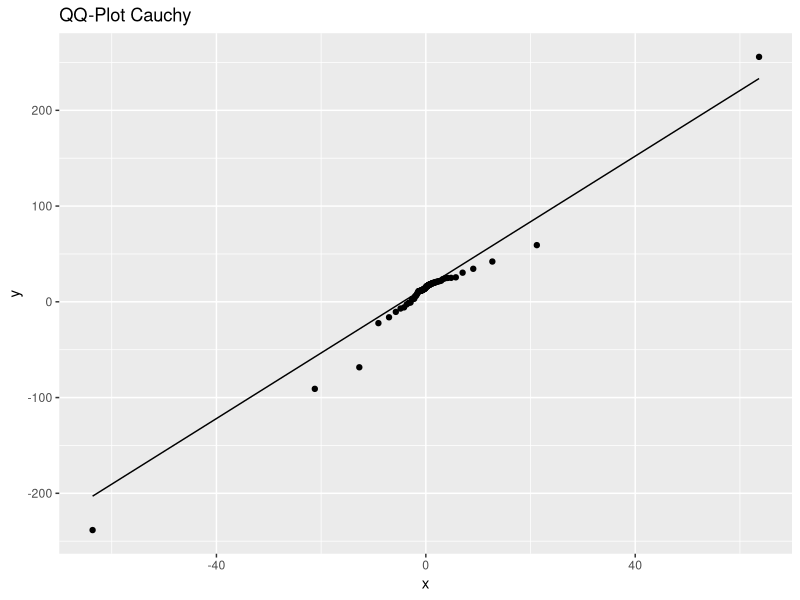
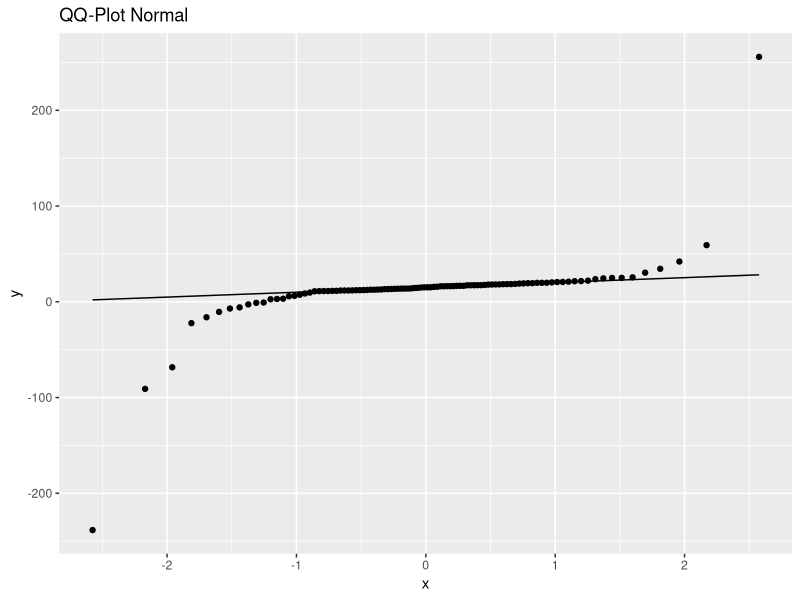
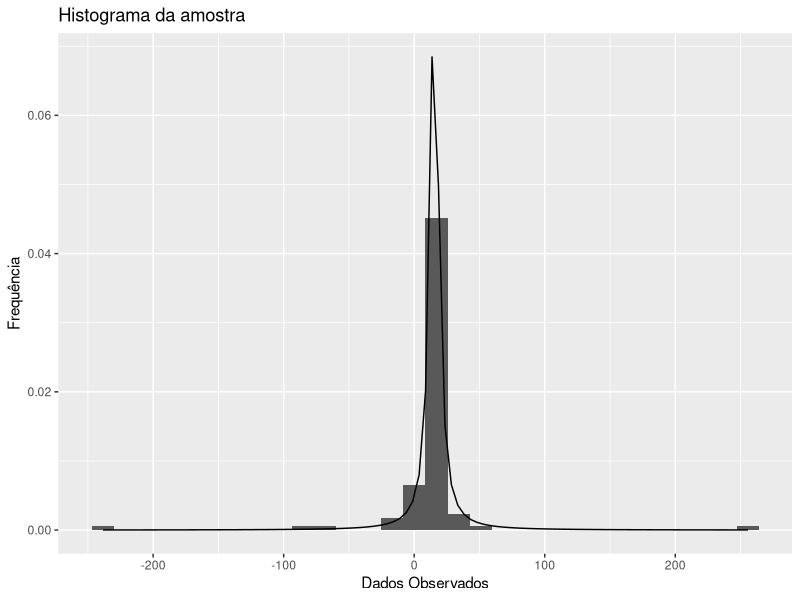
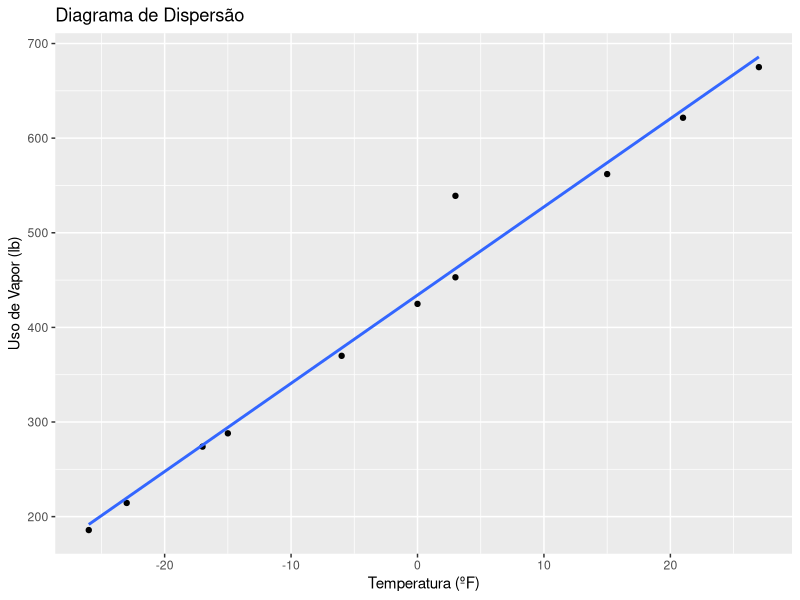

Reproduce these figures in R, in order.
library(ggplot2)
library(MASS)

# Exercício 2

x <- c(17.33,-90.91,18.49,25.03,19.88,18.51,12.39,11.24,11.78,15.15,
       12.24,-238.41,15.19,24.51,11.82,18.16,15.73,11.26,7.41,19.46,
       25.58,-22.27,16.72,17.37,17.42,13.37,12.15,13.75,24.93,34.49,
       21.66,-7.00,16.21,42.07,-2.70,14.91,16.36,14.57,15.11,12.63,
       2.96,13.24,18.68,19.22,30.43,12.87,11.40,-68.39,14.43,13.28,
       3.24,12.63,11.92,22.08,19.47,13.84,20.68,-10.52,12.78,19.03,
       16.65,16.46,2.65,13.55,15.61,59.20,11.46,17.26,18.17,21.50,
       20.31,9.63,13.84,17.94,16.35,18.40,-16.15,17.27,255.83,20.74,
       -1.08,13.67,-5.82,-0.75,21.05,16.70,23.67,11.82,6.23,17.61,
       5.83,19.83,11.14,18.06,12.11,19.83,16.20,11.03,13.99,8.70)

theta0 <- c(median(x),1) # Estimativa inicial

MV = function(x,theta0,epsilon=10^(-6), int=1000){ # Dados, estimativa inicial, erro, iterações
  n <- length(x)
  
  U <- function(t1,t2){
    U1 <- 2*sum((x-t1)/(t2^2+(x-t1)^2))
    U2 <- n/t2 - 2*sum(t2/(t2^2 + (x-t1)^2))
    return (c(U1,U2))
  }
  
  H <- function(t1,t2){
    H11 <- 2*sum(((x-t1)^2-t2^2)/((x-t1)^2+t2^2)^2)
    H12 <- 4*t2*sum((x-t1)/((x-t1)^2+t2^2)^2)
    H22 <- sum(((x-t1)^2-t2^2)/((x-t1)^2+t2^2)^2) - n/t2^2
    M <- matrix(c(H11,H12,H12,H22),2,2)
    return (M)
  }
  
  erro <- 10
  j <- 0
  t1 <- numeric ()
  t2 <- numeric()
  t1[1]<-theta0[1]
  t2[1]<-theta0[2]
  
  while(erro > epsilon & j < int){
    j <- j+1
    Aux <- c(t1[j],t2[j]) - solve(H(t1[j],t2[j]))%*%U(t1[j],t2[j])
    t1[j+1] <- Aux[1]
    t2[j+1] <- Aux[2]
    erro <- max(abs(c(t1[j+1]-t1[j],t2[j+1]-t2[j])))
    print(erro)
  }
  
  S <- list()
  S$erro <- erro
  S$Iteracoes <- j
  S$theta <- c(t1[j+1],t2[j+1])
  S$H <- H(t1[j+1],t2[j+1])
  S$U <- U(t1[j+1],t2[j+1])
  return(S)
}

#Encontrando as estimativas de MV para o exercício
fit <- MV(x,theta0)

# Estimativas:
fit$theta

# Verificando se os autovalores são negativos
eigen(fit$H) # Autovalores são estritamente negativos -> ponto de máximo

# Estimativas
t1.hat <- fit$theta[1]
t2.hat <- fit$theta[2]

# Gráficos QQ
x <- data.frame(x)
ggplot(x, aes(sample = x)) + stat_qq(distribution = qcauchy) + stat_qq_line(distribution = qcauchy) + ggtitle("QQ-Plot Cauchy")
ggplot(x, aes(sample = x)) + stat_qq(distribution = qnorm) + stat_qq_line(distribution = qnorm) + ggtitle("QQ-Plot Normal")

# Histograma com densidade
ggplot(x, aes(x=x)) + geom_histogram(bins = 30, aes(y=..density..)) + labs(y = "Frequência", x = "Dados Observados") + ggtitle("Histograma da amostra") + stat_function(fun = function (y) dcauchy(y,t1.hat,t2.hat))


# Exercício 3

X <- c(21, 24, 32, 47, 50, 68, 74, 62, 50, 41, 30) # Variável explicativa  
Y <- c(185.79, 214.47, 288.03, 424.84, 539.03, 621.55, 675.06, 562.03, 452.93, 369.95, 273.98) #  Variável resposta
X <- X - median(X) # correção dos dados para a interpretação

df <- data.frame(Y,X)

ggplot(df, aes(x=X, y=Y)) + geom_point() + geom_smooth(method=lm, se=F) + labs(y = "Uso de Vapor (lb)", x = "Temperatura (ºF)") +
   ggtitle("Diagrama de Dispersão")

cor(X,Y) # correlação X,Y

reg_lin <- lm(Y ~ X) # Regressão linear
summary(reg_lin) 
